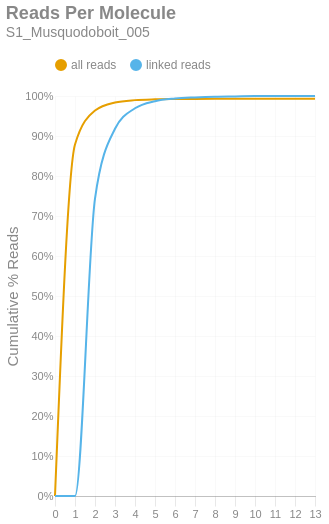

Notebook source saved alongside this figure:
### Markdown cell above
### Reads per Molecule
This chart shows the cumulative distribution of the number of reads per linked molecule. That is, how many alignments are associated with a unique molecule. This excludes the number of reads associated with invalid or absent linked-read barcodes. The `linked` histogram is the percentages recalculated when disregarding singletons.

### Code cell
if SKIPLR:
    print_html(f"Skipped")
else:
    counts = np.bincount(valids['reads'].cast(pl.Int64).to_numpy())
    weighted = counts * np.arange(len(counts))
    all_perc = weighted / n_reads
    linked_perc = weighted / n_linked_reads
    linked_perc[1] = 0
    binned_df = pl.DataFrame({
        'readsper': list(range(len(counts))),
        'all reads (cumsum)': np.cumsum(all_perc).tolist(),
        'linked reads (cumsum)': np.cumsum(linked_perc).tolist(),
    })

    with SafeRender(binned_df):
        (
            density_plot(binned_df, 'Reads Per Molecule', samplename, 'readspmol')
            .encode(
                x=alt.X('readsper:O', title=None).axis(labelAngle=0).scale(padding=0),
                y=alt.Y('value:Q', title='Cumulative % Reads').axis(format='%').stack(False),
                color=alt.Color("key:N").scale(domain=["all reads", "linked reads"]),
                tooltip=[
                    alt.Tooltip("key:N", title="Data Type"),
                    alt.Tooltip("readsper:O", title="Reads Per Molecule"),
                    alt.Tooltip("value:Q", format=".2%", title="% Reads (Cum.)")
                ]            
            )
        ).display()

### Figure 1 — Vega-Lite specification as saved in the notebook (floating-point values rounded to 4 significant figures)
{"width": "container", "height": 400, "config": {"title": {"anchor": "start", "dy": -15, "fontSize": 18, "color": "#888888", "subtitleColor": "#888888", "subtitleFontSize": 14}, "arc": {"fill": "#0072B2"}, "axis": {"domainColor": "#888888", "domainWidth": 0.5, "gridWidth": 0.2, "grid": false, "titleFontWeight": 400, "titleFontSize": 15, "labelFontSize": 11, "labelColor": "#888888", "tickColor": "#888888", "tickWidth": 0.2, "titleColor": "#888888"}, "axisBand": {"grid": false}, "axisX": {"grid": true, "tickSize": 10, "domainCap": "round"}, "axisY": {"domain": false, "grid": true, "tickSize": 0, "domainCap": "round"}, "background": "transparent", "header": {"labelFontSize": 15, "labelColor": "#888888", "titleFontSize": 15, "titleFontWeight": 600, "titleColor": "#888888"}, "legend": {"labelFont": "sans-serif", "labelFontSize": 12, "labelColor": "#888888", "symbolSize": 100, "symbolType": "circle", "titleFontSize": 12, "titlePadding": 10, "titleColor": "#888888", "title": null, "orient": "top"}, "range": {"category": ["#E69F00", "#56B4E9", "#009E73", "#F0E442", "#0072B2", "#D55E00", "#CC79A7", "#000000"], "diverging": ["#cfe8f3", "#a2d4ec", "#73bfe2", "#46abdb", "#1696d2", "#12719e"]}, "area": {"fill": "#0072B2", "fillOpacity": 0.7, "line": true, "strokeOpacity": 0.7}, "line": {"color": "#0072B2", "stroke": "#0072B2", "strokeWidth": 2}, "trail": {"color": "#0072B2", "stroke": "#0072B2", "strokeWidth": 0, "size": 1}, "point": {"filled": true, "fillOpacity": 1.0, "size": 95}, "text": {"color": "#888888", "fontSize": 11, "align": "right", "fontWeight": 400, "size": 11}, "bar": {"fill": "#0072B2", "stroke": null}, "view": {"stroke": null, "continuousWidth": 660, "continuousHeight": 400}}, "data": {"name": "data-9ea97a372984a1e906feaf8b383e902d"}, "mark": {"type": "line", "interpolate": "monotone", "point": {"opacity": 0, "size": 275}}, "encoding": {"color": {"field": "key", "scale": {"domain": ["all reads", "linked reads"]}, "type": "nominal"}, "tooltip": [{"field": "key", "title": "Data Type", "type": "nominal"}, {"field": "readsper", "title": "Reads Per Molecule", "type": "ordinal"}, {"field": "value", "format": ".2%", "title": "% Reads (Cum.)", "type": "quantitative"}], "x": {"axis": {"labelAngle": 0}, "field": "readsper", "scale": {"padding": 0}, "title": null, "type": "ordinal"}, "y": {"axis": {"format": "%"}, "field": "value", "stack": false, "title": "Cumulative % Reads", "type": "quantitative"}}, "params": [{"name": "param_c36ac31b6afebe62", "select": {"type": "point", "fields": ["key"]}, "bind": "legend"}], "title": {"text": "Reads Per Molecule", "subtitle": "S1_Musquodoboit_005"}, "transform": [{"fold": ["all reads (cumsum)", "linked reads (cumsum)"]}, {"calculate": "replace(datum.key, ' (cumsum)', '')", "as": "key"}, {"filter": {"param": "param_c36ac31b6afebe62"}}], "usermeta": {"embedOptions": {"downloadFileName": "S1_Musquodoboit_005.readspmol"}}, "$schema": "https://vega.github.io/schema/vega-lite/v6.1.0.json", "datasets": {"data-9ea97a372984a1e906feaf8b383e902d": [{"readsper": 0, "all reads (cumsum)": 0.0, "linked reads (cumsum)": 0.0}, {"readsper": 1, "all reads (cumsum)": 0.8786, "linked reads (cumsum)": 0.0}, {"readsper": 2, "all reads (cumsum)": 0.9638, "linked reads (cumsum)": 0.7437}, {"readsper": 3, "all reads (cumsum)": 0.9838, "linked reads (cumsum)": 0.9181}, {"readsper": 4, "all reads (cumsum)": 0.9897, "linked reads (cumsum)": 0.9693}, {"readsper": 5, "all reads (cumsum)": 0.9917, "linked reads (cumsum)": 0.9871}, {"readsper": 6, "all reads (cumsum)": 0.9925, "linked reads (cumsum)": 0.9936}, {"readsper": 7, "all reads (cumsum)": 0.9928, "linked reads (cumsum)": 0.9965}, {"readsper": 8, "all reads (cumsum)": 0.993, "linked reads (cumsum)": 0.9984}, {"readsper": 9, "all reads (cumsum)": 0.9931, "linked reads (cumsum)": 0.9991}, {"readsper": 10, "all reads (cumsum)": 0.9932, "linked reads (cumsum)": 0.9997}, {"readsper": 11, "all reads (cumsum)": 0.9932, "linked reads (cumsum)": 0.9998}, {"readsper": 12, "all reads (cumsum)": 0.9932, "linked reads (cumsum)": 0.9998}, {"readsper": 13, "all reads (cumsum)": 0.9932, "linked reads (cumsum)": 1.0}]}}
